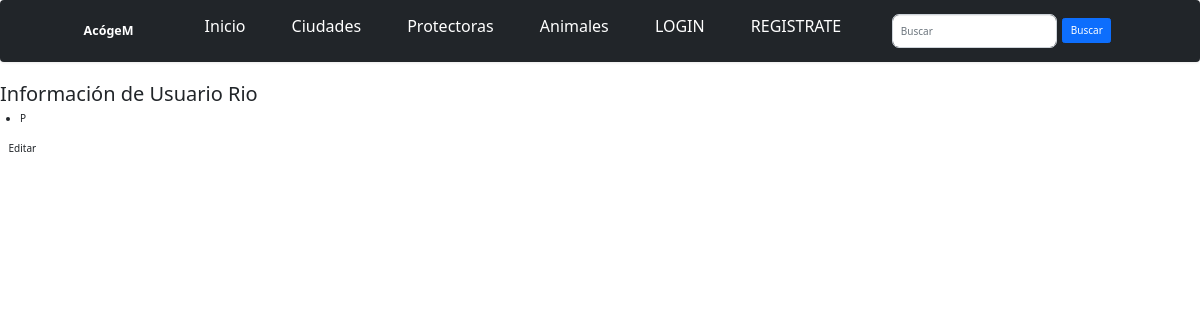
Screenshot of /perfiles/4/ with the database file from the repository.
### AcogeM_app/models.py (models this page shows, shortened)
class Perfil(models.Model):
	user = models.OneToOneField(User, on_delete=models.CASCADE, default=0)
	ape = models.CharField('Apellidos', max_length=50)
	dni = models.CharField(max_length=9)
	tel = models.IntegerField('Teléfono', blank=True, null=True)
	exp = models.TextField('Experiencia con animales')
	class Meta:
		verbose_name_plural = "Perfiles"

### AcogeM_app/views.py (the view)
# urls.py: path('perfiles/<int:pk>/', PerfilDetailView.as_view(), name='perfil-detail'),
class PerfilDetailView(DetailView):
	model = Perfil

### AcogeM_app/templates/AcogeM_app/perfil_detail.html
{% extends "base.html" %}
{% block content %}
    <h2>Información de {{ perfil.user }} {{ perfil.ape }}</h2>
    <ul>
        <li>{{ perfil.exp }}</li>
    </ul>
    <a href="{% url 'perfil-update' perfil.pk %}" class="btn btn-default">Editar</a>
{% endblock %}

### AcogeM_app/templates/base.html (style rules this page uses)
a { font-size: medium; }

### rows the page displays
Perfil: user "Usuario", ape "Rio", exp "P"
